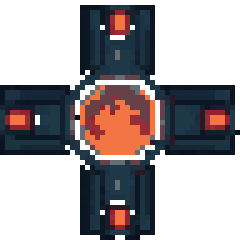
#> input picture assets/work_in_progress/chem_acid.png, 48 x 48 px (shown 5 times larger)
$ python -i process_tiles.py   (imports and definitions only)
#> lines starting #> are read from the running program, lines starting #| are printed output that depends on the picture; after the words box and inside, x2 and y2 are one past the last pixel; in counts of white or black regions, pixels touching at a corner belong together
#> further down, picture is the input picture: PIL image 48x48 RGBA; mean R, G, B, A 30.1, 25.4, 29.2, 118.5
"""
Process AI-generated high-res tiles into game-ready pixel art tiles.
- Crop to subject
- Downscale to target resolution with NEAREST
- Make background transparent
- Quantize to limited palette matching reference style
"""
from PIL import Image
import os
import sys

WORK_DIR = r"E:\code\FluxForge\assets\work_in_progress"
REF_DIR = r"E:\code\FluxForge\assets"

# Target sizes based on existing assets
TILE_SIZES = {
    "route_cross": (32, 32),
    "route_t_split": (32, 32),
    "route_straight": (32, 32),
    "ice_block": (32, 32),
    "chem_acid": (48, 48),
    "chem_alkali": (48, 48),
    "chem_cool": (48, 48),
    "chem_heat": (48, 48),
}

def crop_to_subject(img, threshold=10):
    """Crop image to non-transparent / non-background bounding box."""
#> called with threshold = 10
    # Convert to RGBA
    img = img.convert("RGBA")
    # Get alpha channel
    alpha = img.split()[3]
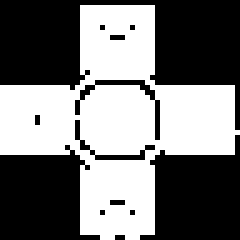
#> alpha: PIL image 48x48 L (shown 5 times larger); 46.5% white; 1 white region, box (x1, y1, x2, y2) and area: (0, 1, 48, 48) 1071
    # Find bounding box where alpha > threshold
    bbox = alpha.point(lambda x: 255 if x > threshold else 0).getbbox()
#> bbox = (0, 1, 48, 48)
    if bbox:
        # Add small padding
        pad = 2
        left = max(0, bbox[0] - pad)
#> left = 0
        top = max(0, bbox[1] - pad)
#> top = 0
        right = min(img.width, bbox[2] + pad)
#> right = 48
        bottom = min(img.height, bbox[3] + pad)
#> bottom = 48
        return img.crop((left, top, right, bottom))
    return img

# [68 lines left out: functions make_background_transparent, process_tile, main, not called in this run]

# [2 lines not run here, left out]

>>> from PIL import Image
>>> picture = Image.open('chem_acid.png')
>>> result = crop_to_subject(picture)

$ run again, on assets/work_in_progress/chem_cool.png
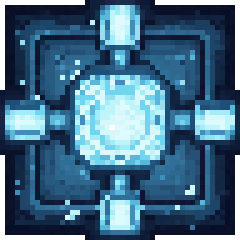
#> input picture assets/work_in_progress/chem_cool.png, 48 x 48 px (shown 5 times larger)
#> picture is the input picture: PIL image 48x48 RGBA; mean R, G, B, A 57, 95.8, 123.1, 240.1
#> in crop_to_subject, `alpha = img.split()[3]`:
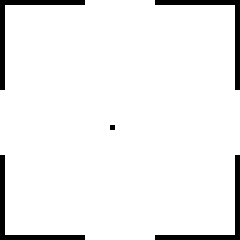
#> alpha: PIL image 48x48 L (shown 5 times larger); 94.1% white; black in thin lines or dots
#> bbox = (0, 0, 48, 48)
#> left = 0
#> right = 48
